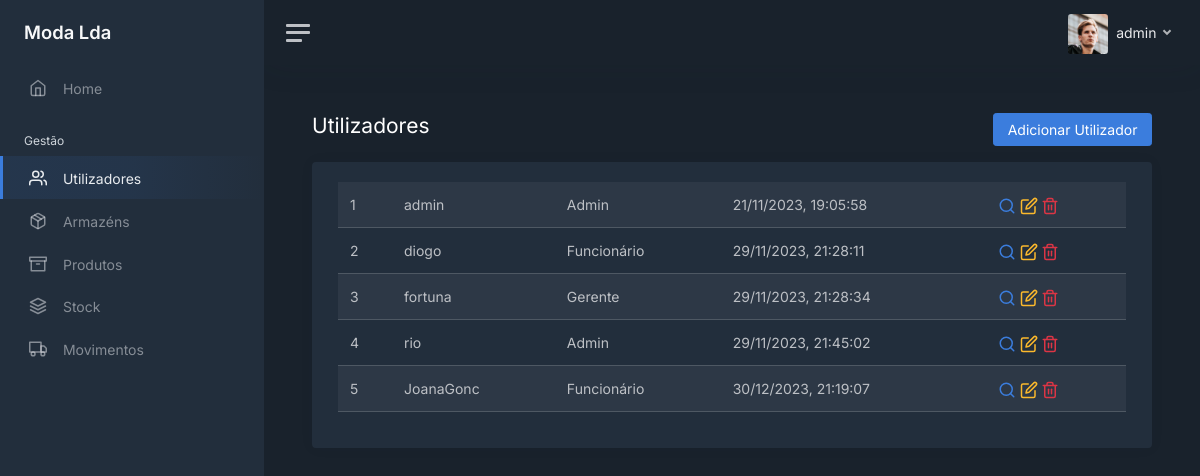
The app's page /users (signed in) with its own data.
### modules/login/models.py (models this page shows, shortened)
class User(UserMixin, db.Model):
    __tablename__ = 'users'
    __table_args__ = {'extend_existing': True}
    id = db.Column(db.Integer, primary_key=True)
    username = db.Column(db.String(), unique=True)
    password = db.Column(db.String())
    role = db.Column(db.String())
    last_login = db.Column(db.DateTime, server_default=db.func.now())
    active = db.Column(db.Boolean, unique=False, default=True)

### modules/main/views.py (the view)
@bp.route('/users')
@login_required
def users():
    users_query = User.query.with_entities(User.id, User.username, User.role, User.last_login).filter_by(active=1).all()
    all_users = []
    for user in users_query:
        all_users.append(
            {
                "id": user.id,
                "username": user.username,
                "role": ROLES[user.role],
                "last_login": user.last_login.strftime("%d/%m/%Y, %H:%M:%S")
            }
        )
    if current_user.role == 'admin' or current_user.role == 'gerente':
        return render_template('users/users_table.html', user=current_user, tab="users", all_users=all_users)
    else:
        return redirect(request.referrer or 'home')

### modules/login/models.py (called while the page is built)
@login_manager.user_loader
def load_user(user_id):
    return User.query.get(int(user_id))

### modules/main/templates/users/users_table.html (shortened to what this page needs)
<!DOCTYPE html>
<html lang="en">
<head>
    <link href="/static/css/dashboard.css" rel="stylesheet">
    <link href="https://cdn.datatables.net/1.13.7/css/dataTables.bootstrap5.min.css" rel="stylesheet">
    <link href="https://cdn.jsdelivr.net/npm/@sweetalert2/theme-dark@4/dark.css" rel="stylesheet">
</head>
{% extends 'sidebar.html' %}
{% block content %}
    <div class="row">
        <div class="col float-start">
            <h1 class="h3 mb-3">Utilizadores</h1>
        </div>
        <div class="col">
            <div class="mb-3 float-end">
                <a href="/users/add" class="btn btn-primary">Adicionar Utilizador</a>
            </div>
        </div>
    </div>
    <div class="card">
        <div class="card-body">
            <div class="container-fluid">
                <table id="users" class="table table-striped">
                    <tbody>
                        {% for user in all_users %}
                            <tr>
                                <td>{{ user.id }}</td>
                                <td>{{ user.username }}</td>
                                <td>{{ user.role }}</td>
                                <td>{{ user.last_login }}</td>
                                <td>
                                    <a class="text-decoration-none" href="/users/{{ user.id }}">
                                        <i class="align-middle" data-feather="search"></i>
                                    </a>
                                    <a class="text-decoration-none" href="/users/edit/{{ user.id }}">
                                        <i class="align-middle text-warning" data-feather="edit"></i>
                                    </a>
                                    <a class="text-decoration-none">
                                        <form action="/users/delete/{{ user.id }}" method="POST" class="d-inline">
                                            <button type="submit" style="all: unset">
                                                <i class="align-middle text-danger" data-feather="trash-2"></i>
                                            </button>
                                        </form>
                                     </a>
                                </td>
                            </tr>
                        {% endfor %}
                    </tbody>
                </table>
            </div>
        </div>
    </div>
{% endblock %}

### modules/main/templates/sidebar.html (shortened to what this page needs)
<body data-theme="dark">
<div class="wrapper">
    <nav id="sidebar" class="sidebar js-sidebar">
        <div class="sidebar-content js-simplebar">
            <a class="sidebar-brand" href="/home">
                <span class="align-middle">Moda Lda</span>
            </a>
            <ul class="sidebar-nav">
                <li class="sidebar-item {% if tab == 'home' %}active{% endif %}">
                    <a class="sidebar-link" href="/home">
                        <i class="align-middle" data-feather="home"></i> <span class="align-middle">Home</span>
                    </a>
                </li>
                <li class="sidebar-header">
                    Gestão
                </li>
                {% if user.role == 'admin' or user.role == 'gerente' %}
                <li class="sidebar-item {% if tab == 'users' %}active{% endif %}">
                    <a class="sidebar-link" href="/users">
                        <i class="align-middle" data-feather="users"></i> <span class="align-middle">Utilizadores</span>
                    </a>
                </li>
                {% endif %}
                {% if user.role == 'admin' or user.role == 'gerente' %}
                <li class="sidebar-item {% if tab == 'warehouses' %}active{% endif %}">
                    <a class="sidebar-link" href="/warehouses">
                        <i class="align-middle" data-feather="package"></i> <span class="align-middle">Armazéns</span>
                    </a>
                </li>
                {% endif %}
                <li class="sidebar-item {% if tab == 'products' %}active{% endif %}">
                    <a class="sidebar-link" href="/products">
                        <i class="align-middle" data-feather="archive"></i> <span class="align-middle">Produtos</span>
                    </a>
                </li>
                <li class="sidebar-item {% if tab == 'stock' %}active{% endif %}">
                    <a class="sidebar-link" href="/stock">
                        <i class="align-middle" data-feather="layers"></i> <span class="align-middle">Stock</span>
                    </a>
                </li>
                <li class="sidebar-item {% if tab == 'movements' %}active{% endif %}">
                    <a class="sidebar-link" href="/movements">
                        <i class="align-middle" data-feather="truck"></i> <span class="align-middle">Movimentos</span>
                    </a>
                </li>
            </ul>
        </div>
    </nav>
    <div class="main">
        <nav class="navbar navbar-expand navbar-light navbar-bg">
            <a class="sidebar-toggle js-sidebar-toggle">
                <i class="hamburger align-self-center"></i>
            </a>
            <div class="navbar-collapse collapse">
                <ul class="navbar-nav navbar-align">
                    <li class="nav-item dropdown">
                        <a class="nav-link dropdown-toggle d-none d-sm-inline-block" href="#" data-bs-toggle="dropdown">
                            <img src="/static/img/avatars/avatar.jpg" class="avatar img-fluid rounded me-1"
                                 alt="{{ user.username }}"/> <span class="text-dark"> {{ user.username }} </span>
                        </a>
                    </li>
                </ul>
            </div>
        </nav>
        <main class="content">
            <div class="container-fluid p-0">
                {% block content %}
                {% endblock %}
            </div>
        </main>
    </div>
</div>
</body>
</html>

### records on screen
User: username "admin", id "1", role "Admin", last_login "21/11/2023, 19:05:58"
User: id "2", username "diogo", role "Funcionário", last_login "29/11/2023, 21:28:11"
User: id "3", username "fortuna", role "Gerente", last_login "29/11/2023, 21:28:34"
User: id "4", username "rio", role "Admin", last_login "29/11/2023, 21:45:02"
User: id "5", username "JoanaGonc", role "Funcionário", last_login "30/12/2023, 21:19:07"
